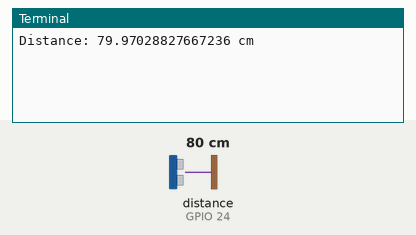
Simulated run of this program. Board: Raspberry Pi (BCM pin numbers). On the bench: the last lines printed to the terminal. The inputs (shaded band) are chosen by the test bench; at power-on: distance to the obstacle (sensor on GPIO 24) 80 cm. The echo pulse lasts 58.3 µs per cm; each call to the cloud database takes 0.3 s, and an entry nobody has set reads as its off value or as empty; the clock reads 2024-03-15 10:24:30 at power-on unless the program sets it.

Above: at 1.2 s.
1.3 s: distance to the obstacle (sensor on GPIO 24) set to 2 cm
At 1.7 s:
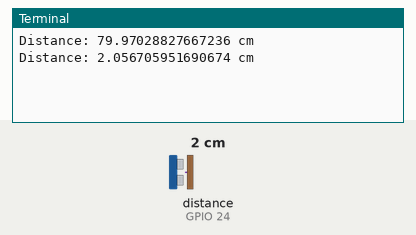
3.1 s: distance to the obstacle (sensor on GPIO 24) set to 4 cm
At 5.0 s:
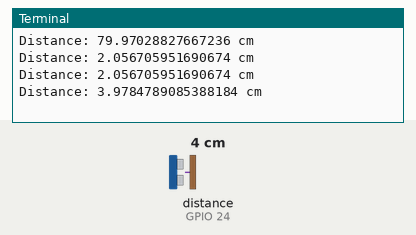
Timing chart, 0 to 6.5 s (numbered marks = the images above; inputs shaded):
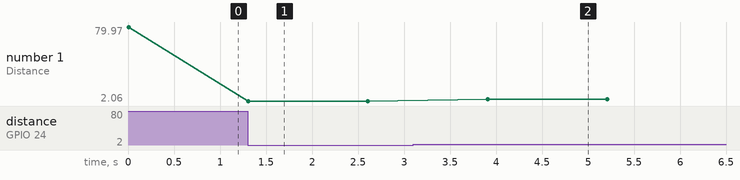

Measured:
- after the input at 1.3 s, the terminal: prints a new line at once (image 1)
- after the input at 3.1 s, the terminal: prints a new line after 0.81 s (image 2)
- plotted number 1: 79.97 → 2.06 after the input at 1.3 s, 2.06 → 3.98 after the input at 3.1 s

The program:

main.py
```python
import RPi.GPIO as GPIO
import time
import pyrebase

# Firebase configuration the json values will change with respect to where the database is made
config = {
    'apiKey': "xxxxxxxxxxxxxxxxxxxxxxxxxxxxxxxxxx",
    'authDomain': "xxxxxxxxxxxxxxxxxxxxxxxxxxxxxxxxxx",
    'projectId': "xxxxxxxxxxxxxxxxxxxxxxxxxxxxxxxxxx",
    'storageBucket': "xxxxxxxxxxxxxxxxxxxxxxxxxxxxxxxxxx",
    'messagingSenderId': "xxxxxxxxxxxxxxxxxxxxxxxxxxxxxxxxxx",
    'appId': "xxxxxxxxxxxxxxxxxxxxxxxxxxxxxxxxxx",
    'databaseURL':'xxxxxxxxxxxxxxxxxxxxxxxxxxxxxxxxxx',
    'measurementId': "xxxxxxxxxxxxxxxxxxxxxxxxxxxxxxxxxx"
}

firebase = pyrebase.initialize_app(config)
db = firebase.database()

# Ultrasonic sensor setup
TRIG_PIN = 18  # GPIO pin for trigger
ECHO_PIN = 24  # GPIO pin for echo

def setup():
    GPIO.setmode(GPIO.BCM)
    GPIO.setup(TRIG_PIN, GPIO.OUT)
    GPIO.setup(ECHO_PIN, GPIO.IN)

def get_distance():
    GPIO.output(TRIG_PIN, True)
    time.sleep(0.00001)
    GPIO.output(TRIG_PIN, False)

    start_time = time.time()
    stop_time = time.time()

    while GPIO.input(ECHO_PIN) == 0:
        start_time = time.time()

    while GPIO.input(ECHO_PIN) == 1:
        stop_time = time.time()

    elapsed_time = stop_time - start_time
    distance = (elapsed_time * 34300) / 2  # Speed of sound is 343 m/s
    return distance

if __name__ == "__main__":
    try:
        setup()
        while True:
            distance = get_distance()
            print(f"Distance: {distance} cm")

            # Create a data object with distance and a timestamp
            data = {
                "distance": distance,
                "timestamp": int(time.time())
            }

            # Push the data object to Firebase
            db.child("Status").push(data)

            time.sleep(1)  # Wait for 1 second before the next reading

    except KeyboardInterrupt:
        GPIO.cleanup()
```
